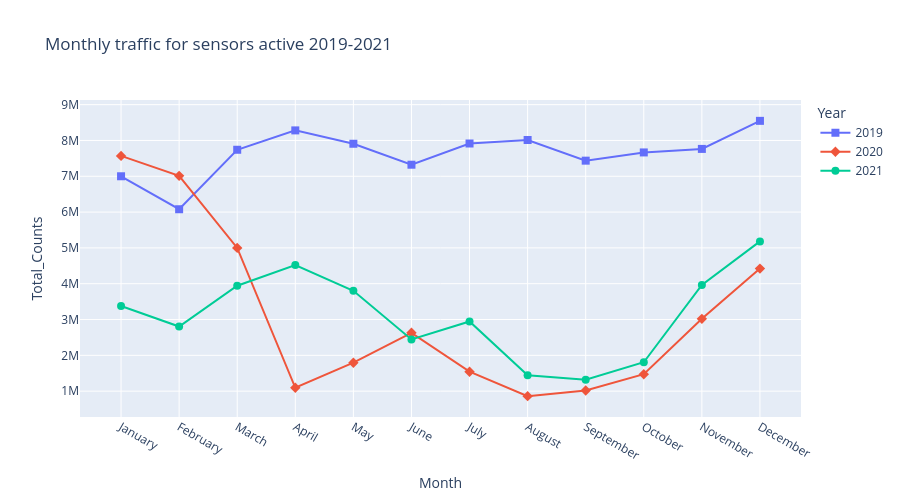

Notebook source saved alongside this figure:
### Markdown cell above
As you can see, this dataframe contains a record for each year-month pair, with its corresponding total counts, and is sorted by both year and count. To create our line plot, we can call **px.line()** with the **x** parameter set to Month, and the **y** parameter set to **Total_counts**. We also need to configure the resulting figure object so that it produces multiple lines, one for each year in our data extract. Plotly Express allows us to do this concisely by specifying that the **Year** column in our dataframe should be treated as a categorical variable whose distinct values are used to group the dataset into multiple lines, one for each year. Plotly refers to each data series occurring within a single figure as a **trace**. Plotly provides several ways to split an input dataframe into groups to create multiple traces that can be compared, each of which uses a different visual variable to encode each trace.

Since you may be viewing an electronic version of this book via a color display, or you could be reading a monochrome printed page, we'll use two visual variables to distinguish the different year plots: the color of each line and the shape of the line markers. To do this, we can pass **px.line()** the color and **symbol** keyword arguments, both with a value of Year. We'll also specify the specific marker shapes to use by passing the **symbol_squence** parameter as a list of symbol-identifier strings.

The other visual enhancement we made was to improve interpretability by setting the marker size that's used for each trace to a larger value by using the **update_traces()** method. When we evaluate the preceding cell so that we can render the resulting figure, we get the following visualization:

### Code cell
px.line(
    year_month_counts_df,
    x="Month",
    y="Total_Counts",
    color="Year",
    symbol="Year",
    symbol_sequence=["square", "diamond", "circle"],
    markers=True,
    height=500,
    title="Monthly traffic for sensors active 2019-2021",
).update_traces(marker_size=8)

### Figure 1 — Plotly figure (JSON) as saved in the notebook; plotly's stock layout.template omitted (floating-point values rounded to 4 significant figures)
{"data": [{"hovertemplate": "Year=2019<br>Month=%{x}<br>Total_Counts=%{y}<extra></extra>", "legendgroup": "2019", "line": {"color": "#636efa", "dash": "solid"}, "marker": {"size": 8, "symbol": "square"}, "mode": "lines+markers", "name": "2019", "orientation": "v", "showlegend": true, "type": "scatter", "x": ["January", "February", "March", "April", "May", "June", "July", "August", "September", "October", "November", "December"], "xaxis": "x", "y": [7000243, 6079776, 7740551, 8281383, 7908534, 7323166, 7915558, 8013224, 7436127, 7665717, 7764366, 8547951], "yaxis": "y"}, {"hovertemplate": "Year=2020<br>Month=%{x}<br>Total_Counts=%{y}<extra></extra>", "legendgroup": "2020", "line": {"color": "#EF553B", "dash": "solid"}, "marker": {"size": 8, "symbol": "diamond"}, "mode": "lines+markers", "name": "2020", "orientation": "v", "showlegend": true, "type": "scatter", "x": ["January", "February", "March", "April", "May", "June", "July", "August", "September", "October", "November", "December"], "xaxis": "x", "y": [7568731, 7012371, 5000186, 1094408, 1793973, 2629156, 1543027, 860254, 1017186, 1473469, 3019320, 4422441], "yaxis": "y"}, {"hovertemplate": "Year=2021<br>Month=%{x}<br>Total_Counts=%{y}<extra></extra>", "legendgroup": "2021", "line": {"color": "#00cc96", "dash": "solid"}, "marker": {"size": 8, "symbol": "circle"}, "mode": "lines+markers", "name": "2021", "orientation": "v", "showlegend": true, "type": "scatter", "x": ["January", "February", "March", "April", "May", "June", "July", "August", "September", "October", "November", "December"], "xaxis": "x", "y": [3378756, 2803753, 3942665, 4521386, 3803316, 2444622, 2945526, 1443553, 1316172, 1806972, 3964786, 5181663], "yaxis": "y"}], "layout": {"height": 500, "legend": {"title": {"text": "Year"}, "tracegroupgap": 0}, "title": {"text": "Monthly traffic for sensors active 2019-2021"}, "xaxis": {"anchor": "y", "domain": [0, 1], "title": {"text": "Month"}}, "yaxis": {"anchor": "x", "domain": [0, 1], "title": {"text": "Total_Counts"}}}}
